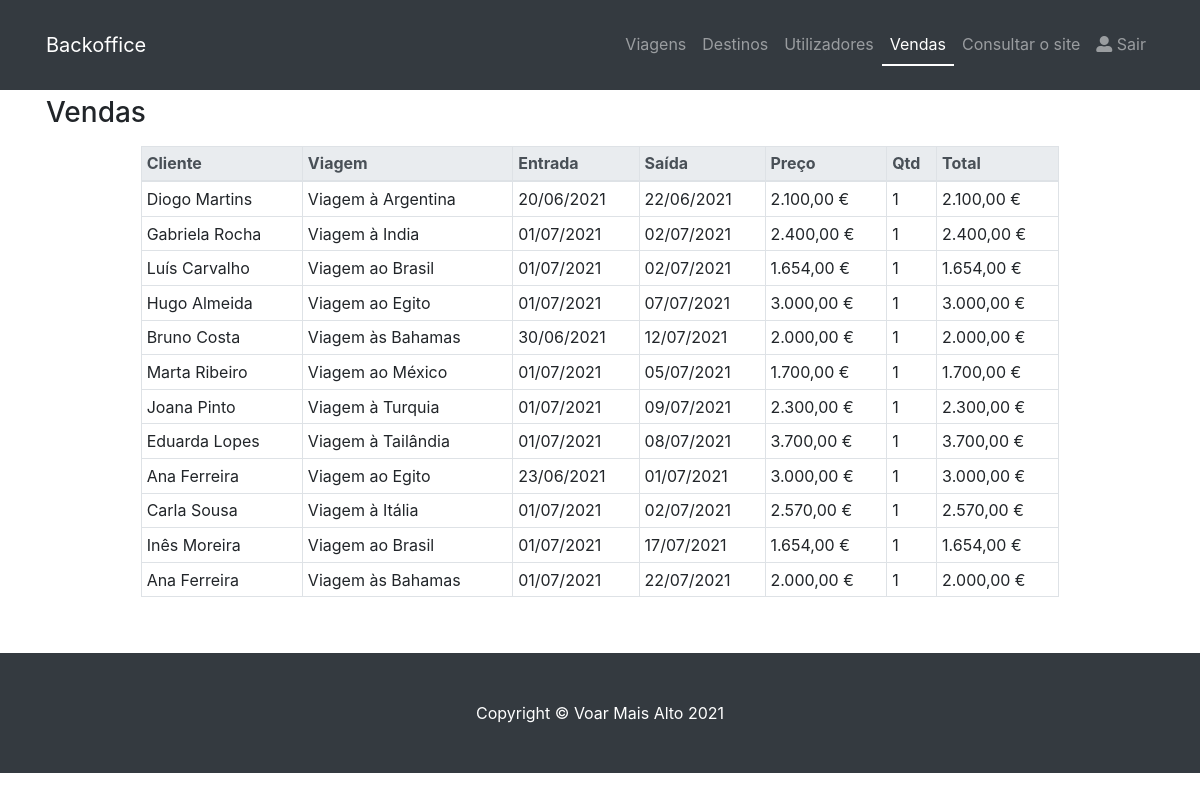
Page /admin/listaProdutosVendidos.php (signed in) on the earlier database version.
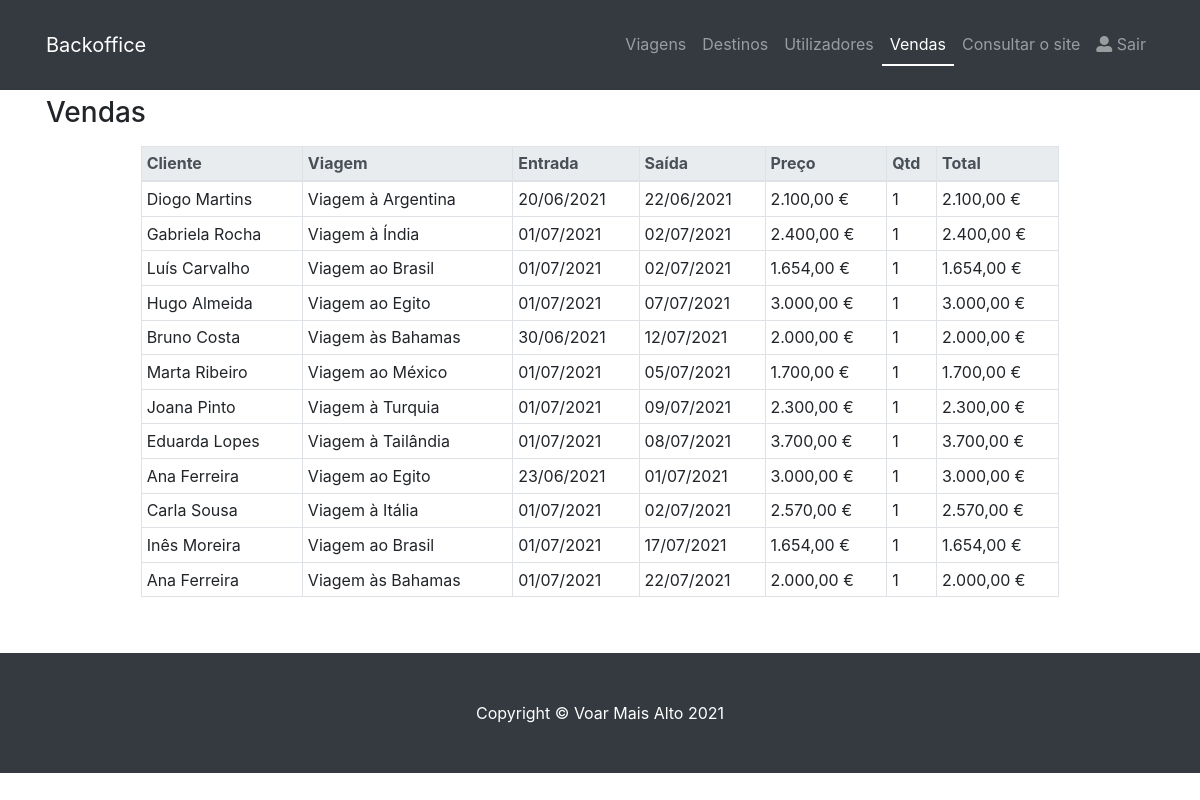
Same page on the later database version.
### tables this page shows
CREATE TABLE `carrinho` (
  `id` int(11) NOT NULL,
  `idutilizador` int(11) NOT NULL,
  `idproduto` int(11) NOT NULL,
  `checkin` varchar(11) NOT NULL,
  `checkout` varchar(11) NOT NULL,
  `quartos` int(11) NOT NULL,
  `adultos` int(11) NOT NULL,
  `criancas` int(11) NOT NULL,
  `qte` int(11) NOT NULL
);

CREATE TABLE `produto` (
  `produtoID` int(11) NOT NULL,
  `produtoNome` varchar(50) NOT NULL,
  `preco` double NOT NULL,
  `stock` int(11) NOT NULL,
  `imagem` varchar(200) NOT NULL,
  `categoriaID` int(11) NOT NULL,
  `descricao` varchar(1000) NOT NULL
);

### db/config.php (called while the page is built, shortened)
<?php
    function e($s) {
        return htmlspecialchars((string)$s, ENT_QUOTES, 'UTF-8');
    }
?>

### admin/listaProdutosVendidos.php (the view, shortened to what this page needs)
<!DOCTYPE html>
<html lang="pt-PT">
<head>
  <link href="../vendor/bootstrap/css/bootstrap.min.css" rel="stylesheet">
  <link href="../css/shop-homepage.css" rel="stylesheet">
  <link rel="stylesheet" href="https://use.fontawesome.com/releases/v5.7.2/css/all.css">
</head>
<body>
<?php
  include '../db/config.php';
  include 'menu.php';
?>
  <div class="container mt-4">
    <h1 class="h3 mb-3">Vendas</h1>
    <div class="row">
      <div class="col-lg-10 offset-lg-1">
        <div class="table-responsive">
          <table class="table table-bordered table-sm table-hover">
            <thead class="thead-light">
              <tr>
                <th>Cliente</th>
                <th>Viagem</th>
                <th>Entrada</th>
                <th>Saída</th>
                <th>Preço</th>
                <th>Qtd</th>
                <th>Total</th>
              </tr>
            </thead>
            <tbody>
              <?php
                $sql = "select carrinho.id as id, login.utilizador as utilizador, produto.preco as preco, produto.produtoNome as nome, carrinho.qte as qte, carrinho.checkin as checkin, carrinho.checkout as checkout from carrinho inner join produto on carrinho.idproduto = produto.produtoID inner join login on login.id = carrinho.idutilizador";
                $produtos = $conexao->query($sql);
                if ($produtos->num_rows > 0) {
                  while ($p = $produtos->fetch_assoc()) {
                    $total = (float)$p['preco'] * (int)$p['qte'];
                    echo '
                    <tr>
                      <td>'.e($p['utilizador']).'</td>
                      <td>'.e($p['nome']).'</td>
                      <td class="text-nowrap">'.formatar_data($p['checkin']).'</td>
                      <td class="text-nowrap">'.formatar_data($p['checkout']).'</td>
                      <td class="text-nowrap">'.number_format((float)$p['preco'], 2, ',', '.').' &euro;</td>
                      <td>'.(int)$p['qte'].'</td>
                      <td class="text-nowrap">'.number_format($total, 2, ',', '.').' &euro;</td>
                    </tr>';
                  }
                } else {
                  echo '<tr><td colspan="7" class="text-center">Ainda não existem vendas.</td></tr>';
                }
              ?>
            </tbody>
          </table>
        </div>
      </div>
    </div>
  </div>
  <footer class="py-5 bg-dark mt-4">
    <div>
      <p class="m-0 text-center text-white">Copyright &copy; Voar Mais Alto 2021</p>
    </div>
  </footer>
</body>
</html>

Differences in the rows shown:
changed through a linked row, carrinho "Gabriela Rocha": idproduto.produtoNome "Viagem à India" → "Viagem à Índia"
